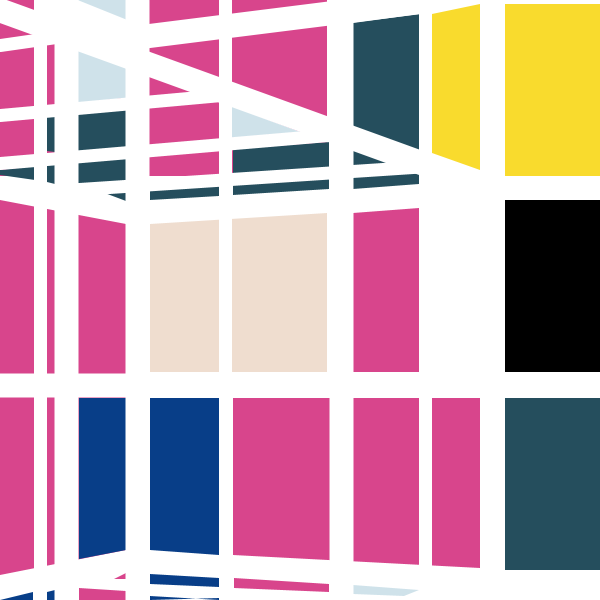
Frame 1 (no input)
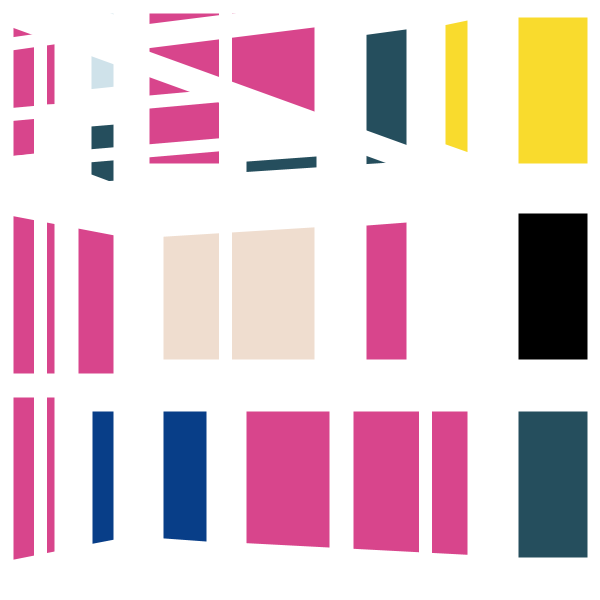
Frame 60 (the mouse pressed at the canvas centre just before this capture)
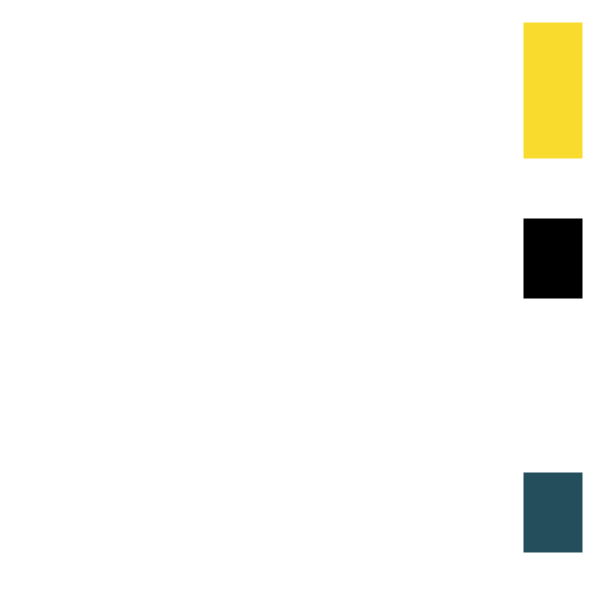
Frame 120 (the mouse held since frame 60 and released just before this capture)

The Processing sketch that drew these frames (run headless with seeded random() and noise(); from frame 60 on, the mouse is pressed at the canvas centre):

// Processing sketch: processing_151957
// ── processing_151957.pde

//TP 2 Agregar variables y control de variables con el mouse

//variable de modificacion del color
 int xcol = 0;

// void setup: lineas de codigo que no se modifican: size, background, smooth.

void setup() {
  size(600, 600);
  background(255);
  smooth();
  noStroke();
}

// Void Draw: lineas de codigo que van a ser modificadas por variables

void draw() {

  //declaracion e iniciacion de variables de color usadas en el programa
 
  color amarillo = color(249+xcol, 219+xcol, 45+xcol);
  color azulOscuro = color (37+xcol, 78+xcol, 93+xcol);
  color violeta = color (216+xcol, 69+xcol, 140+xcol);
  color azulFuerte = color (8+xcol, 62+xcol, 136+xcol);
  color crema = color (239+xcol, 221+xcol, 207+xcol);
  color celeste = color (207+xcol, 226+xcol, 234+xcol);

  //rectangulo superior derecho

  fill(amarillo);
  rect(505, 4, 95, 172);

  //rectagulo medio derecho
  fill(0);
  rect(505, 200, 95, 172);

  //rectangulo inferior derecho
  fill(azulOscuro);
  rect(505, 398, 95, 172);

  //bloque inferior violeta
  fill(violeta);
  quad(480, 398, 480, 568, 233, 555, 233, 398);

  //cuadrilatero azul fuerte inferior
  fill(azulFuerte);
  quad(219, 398, 219, 555, 150, 550, 150, 398);

  //bloque medio crema
  fill(crema);
  quad(327, 213, 327, 372, 150, 372, 150, 224);

  //bloque violeta, entre crema y negro
  fill(violeta);
  quad(419, 208, 419, 372, 353, 372, 353, 213);

  //bloque violeta, lado inferior izquierdo
  fill(violeta);
  quad(126, 224, 126, 550, 0, 575, 0, 200);

  //bloque azul superpuesto
  fill(azulFuerte);
  quad(126, 398, 126, 550, 79, 559, 79, 398);

  //parte superior

  fill(violeta);
  rect(0, 0, 327, 176);

  //bloque oscuro 
  fill(azulOscuro);
  quad(419, 14, 419, 184, 353, 189, 353, 23);

  //bloque amarillo
  fill(amarillo);
  quad(480, 4, 480, 170, 432, 153, 432, 14);

  //bloque celeste
  fill(celeste);
  quad(78, 0, 126, 0, 126, 98, 78, 103);

  //triangulo celeste
  fill(celeste);
  triangle(232, 106, 232, 138, 301, 132);

  //bloque oscuro arriba
  fill(azulOscuro);
  quad(329, 142, 329, 189, 233, 195, 233, 149);

  fill(azulOscuro);
  quad(126, 110, 126, 201, 78, 183, 78, 114);

  fill(azulOscuro);
  quad(35, 166, 35, 180, 0, 175, 0, 170);

  fill(azulOscuro);
  quad(55, 165, 55, 184, 47, 182, 47, 165);

  fill(azulOscuro);
  quad(219, 186, 219, 196, 150, 200, 150, 190);

  fill(azulOscuro);
  quad(55, 117, 55, 152, 47, 151, 47, 117);

  fill(celeste);
  quad(419, 590, 404, 596, 353, 594, 353, 585);

  fill(violeta);
  quad(329, 584, 329, 592, 234, 588, 234, 578);

  fill(azulFuerte);
  quad(219, 578, 219, 587, 150, 584, 150, 574);

  fill(azulFuerte);
  quad(219, 598, 219, 600, 150, 596, 150, 600);

  fill(violeta);
  quad(126, 591, 126, 600, 79, 600, 79, 588);

  fill(azulFuerte);
  quad(55, 590, 55, 600, 47, 600, 47, 592);

  fill(azulFuerte);
  triangle(0, 600, 33, 600, 33, 592);

  fill(violeta);
  triangle(114, 579, 126, 573, 126, 579);

  if (mousePressed) {

    if (mouseButton==LEFT) {
      xcol = 50;
    }
    else { 
      xcol = 0;
    }

    if (mouseButton==RIGHT) {
      xcol = -50;
    }
    else {
      xcol = 0;
    }
     
  }
   

  //LINEAS

  //Lineas Verticales, de derecha a izquierda

  //declaracion e iniciacion de variables de strokeWeight

  int sW1 = 13+mouseY/2;
  int sW2 = 24+mouseY/2;

  //modificacion de los espesores de las lineas verticales si el mouse se mueve sobre el eje Y

  stroke(255);

  strokeWeight(sW1);

  line(425, 0, 425, 600);

  line(225, 0, 225, 600);

  line(40, 0, 40, 600);

  strokeWeight(sW2);

  line(341, 0, 341, 600);

  line(137, 0, 137, 600);

  line(66, 0, 66, 600);

  //Linea Horizontal

  //declaracion e iniciacion de variables de strokeWeight
  int sW3 = 24+mouseX/2;

  //modificacion del espesor de la linea horizontal si el mouse se mueve sobre el eje X
  strokeWeight(sW3);
  line(0, 385, 600, 385);

  //Lineas Oblicuas

  //declaracion e iniciacion de variables de strokeWeight

  int sW4 = 13;
  int sW5 = 24;
  int sW6 = 26;


  //modificacion del espesor de las lineas oblicuas si el muose se presiona
  strokeWeight(sW4);
  if (mousePressed == true) {
    strokeWeight(sW4+10);
  }
  line(0, 45, 70, 35);
  line(0, 115, 232, 94);
  line(0, 163, 328, 135);
  line(79, 189, 428, 166);

  strokeWeight(sW5);
  if (mousePressed == true) {
    strokeWeight(sW5+10);
  }
  line(480, 184, 0, 10);
  line(145, 36, 432, 0);

  strokeWeight(sW6);
  if (mousePressed == true) {
    strokeWeight(sW6+10);
  }
  line(51, 3, 138, 38);
}
